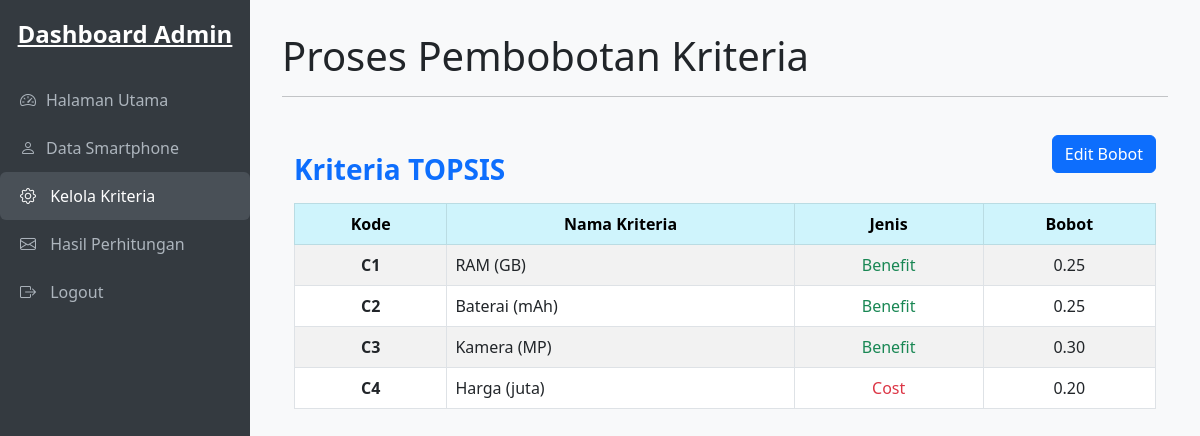
The app's page /index.php?page=kelola-kriteria (signed in) with its own data.
### tables this page shows
CREATE TABLE kriteria (
  id INT AUTO_INCREMENT PRIMARY KEY,
  nama VARCHAR(100),
  bobot FLOAT,          
  tipe ENUM('benefit', 'cost')   
);

### config/database.php (called while the page is built, shortened)
<?php
$host = "localhost";
$username = "root";
$password = "";
$database = "topsis_app";
$conn = new mysqli($host, $username, $password, $database);
$connErr = $conn->connect_error;
return $conn;

### models/BaseModel.php (called while the page is built)
<?php
class Model {
    protected $DB;
    public function __construct(){
        $this->DB = require __DIR__.'/../config/database.php';
    }
    public function getDB(){
        return $this->DB;
    }
    public function getFetcAssoc($result){
        $data = array();
        while ($row = $result->fetch_assoc()) {
            $data[] = $row;
        }
        return $data;
    }
}

### models/kriteria.php (called while the page is built, shortened)
<?php
require_once 'BaseModel.php';
class Kriteria extends Model
{
    protected $db;
    public function __construct()
    {
        $this->db = $this->getDB();
    }
    public function getAllKriteria()
    {
        $query = "SELECT * FROM kriteria";
        $result = $this->db->query($query);
        return $this->getFetcAssoc($result);
    }
}

### views/admin/kelola-kriteria.php (the view, shortened to what this page needs)
<!DOCTYPE html>
<html lang="en">
<head>
  <link
    href="https://cdn.jsdelivr.net/npm/bootstrap@5.3.0/dist/css/bootstrap.min.css"
    rel="stylesheet"
  />
</head>
<body>
  <nav class="sidebar d-flex flex-column">
    <a href="#" class="text-white fs-4 fw-bold text-center mb-4">Dashboard Admin</a>
    <nav class="nav flex-column">
      <a class="nav-link" href="index.php?page=index"><i class="bi bi-speedometer2"></i>Halaman Utama</a>
      <a class="nav-link" href="index.php?page=data-hp"><i class="bi bi-person"></i>Data Smartphone</a>
      <a class="nav-link active" href="index.php?page=kelola-kriteria"><i class="bi bi-gear"></i> Kelola Kriteria</a>
      <a class="nav-link" href="index.php?page=hasil-perhitungan"><i class="bi bi-envelope"></i> Hasil Perhitungan</a>
      <a class="nav-link" href="index.php?page=logout"><i class="bi bi-box-arrow-right"></i> Logout</a>
    </nav>
  </nav>
  <main class="content">
    <h1>Proses Pembobotan Kriteria</h1>
    <hr />
  <div class="container">
    <div class="d-flex justify-content-between align-items-center mt-4 mb-3">
      <h3 class="mb-0 title">Kriteria TOPSIS</h3>
      <button type="button" class="btn btn-primary" data-bs-toggle="modal" data-bs-target="#editBobotModal">
        Edit Bobot
      </button>
    </div>
    <div class="table-responsive">
      <table class="table table-bordered table-striped align-middle" id="topsisTable">
        <thead class="table-info">
          <tr>
            <th scope="col" class="col-center">Kode</th>
            <th scope="col">Nama Kriteria</th>
            <th scope="col" class="col-center">Jenis</th>
            <th scope="col" class="col-center">Bobot</th>
          </tr>
        </thead>
        <tbody>
          <?php foreach($data as $value):?>
          <tr data-kode="<?php echo "C" . $value['id']?>">
            <th scope="row" class="col-center"><?php echo "C" . $value['id'] ?></th>
            <td><?php echo $value['nama'] ?></td>
            <td class="col-center text-<?php echo $value['tipe'] == 'cost' ?'danger':'success' ?>"><?php echo ucfirst($value['tipe']) ?></td>
            <td class="col-center bobot-cell"><?php echo number_format($value['bobot'], 2) ?></td>
          </tr>
          <?php endforeach;?>
        </tbody>
      </table>
    </div>
  </div>
  </main>
  <link
    rel="stylesheet"
    href="https://cdn.jsdelivr.net/npm/bootstrap-icons@1.10.5/font/bootstrap-icons.css"
  />
</body>
</html>

### views/admin/kelola-kriteria.php (style rules this page uses)
body { font-family: 'Segoe UI', Tahoma, Geneva, Verdana, sans-serif; background-color: #f8f9fa; }
.sidebar { min-height: 100vh; background-color: #343a40; color: #fff; padding-top: 1rem; position: fixed; width: 250px; }
.sidebar .nav-link { color: #adb5bd; font-weight: 500; padding: 12px 20px; transition: background-color 0.3s, color 0.3s; }
.sidebar .nav-link:hover, .sidebar .nav-link.active { background-color: #495057; color: #fff; border-radius: 0.375rem; }
.sidebar .nav-link i { margin-right: 10px; }
.content { margin-left: 250px; padding: 2rem; }
.title { margin-top: 2rem; margin-bottom: 2rem; font-weight: 700; color: #0d6efd; }
.table thead th { text-align: center; vertical-align: middle; }
.table tbody td, .table tbody th { vertical-align: middle; }
.col-center { text-align: center; }

### records on screen
kriteria: id "1", nama "RAM (GB)", tipe "Benefit", bobot "0.25"
kriteria: id "2", nama "Baterai (mAh)", tipe "Benefit", bobot "0.25"
kriteria: id "3", nama "Kamera (MP)", tipe "Benefit", bobot "0.30"
kriteria: id "4", nama "Harga (juta)", tipe "Cost", bobot "0.20"
